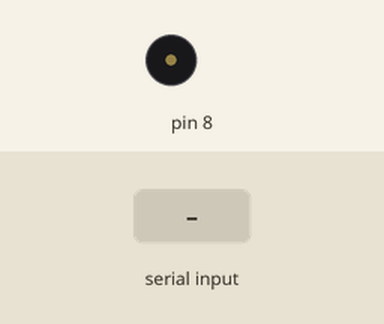
This sketch was run on a simulated Arduino Uno, built with avr-gcc and run on an emulated ATmega328P. Shown: buzzer (waves = sounding). The test bench sets the inputs (shaded band).

Above: at 1.2 s.
1.3 s: "90;45\n" received over Serial
At 3.3 s:
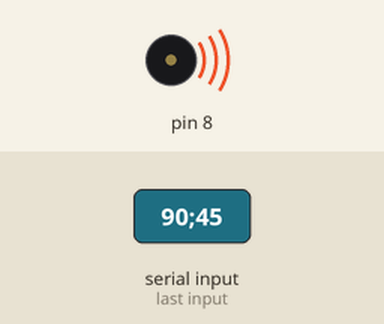
Timing chart, 0 to 4.8 s (numbered marks = the images above; inputs shaded):
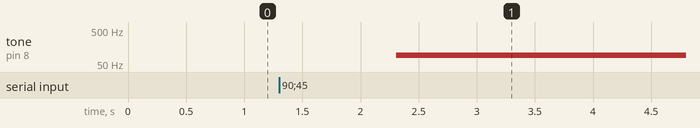

The sketch:

readBuzzerMessage.ino
```cpp
#include "MeMCore.h"
MeBuzzer buzzer;

void setup() {
   // put your setup code here, to run once:
   Serial.begin(9600);
}

void loop() {

  if (Serial.available()>0){
    String mensaje = Serial.readString();
    if (mensaje.equalsIgnoreCase("quit")) {
        buzzer.noTone();
        exit(0);
    }
    int IndexNote = mensaje.indexOf(';');
    String note = mensaje.substring(0, IndexNote);
    String duration = mensaje.substring(IndexNote+1,-1); //captures remain part of data after last ;
    int NoteInt = note.toInt() ;
    int DurationInt = duration.toInt();
    // put your main code here, to run repeatedly:
    play(NoteInt, DurationInt);//Play the music.
    delay(300);//Pause for a while.
  }

}

void play(int note, int seconds)
{
  int duration = 1000 * seconds; // la duracion de la funcion es en milisegundos, por lo que hay que multiplicar
  int pauseBetweenNotes = duration * 1.30; // note's duration + 30% seems to work well
  buzzer.tone(note,duration);
  delay(pauseBetweenNotes);
  // stop the tone playing:
  buzzer.noTone();
}
```

Measured:
- after the input at 1.3 s, tone on pin 8: silent → 90 Hz after 1.0 s
